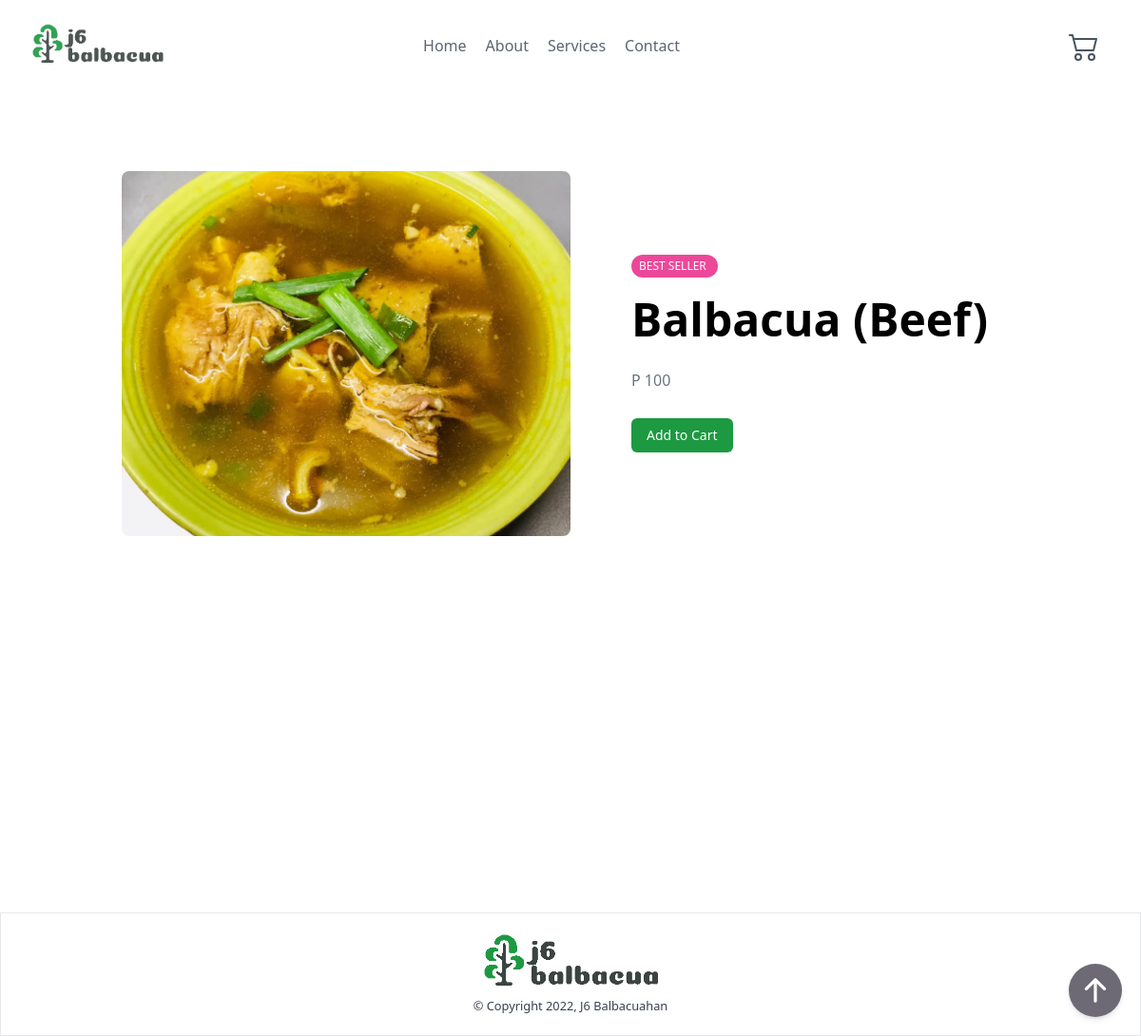
Page /detail/1/ on the committed database.
### ordering/models.py (models this page shows, shortened)
class Food(models.Model):
    STATUS = [
        ('Best Seller', 'Best Seller' ),
        ('Favorites', 'Favorites' ),
        ('Special', 'Special'),
        ('Out Of Stock','Out Of Stock')
    ]
    name = models.CharField(max_length=255)
    price = models.PositiveIntegerField()
    description = models.TextField()
    status = models.CharField(max_length=50, choices=STATUS, default='Favorites')
    food_image = models.ImageField(upload_to ='food_img/', null=True, blank=True)
    created = models.DateTimeField(auto_now_add=True)
    updated = models.DateTimeField(auto_now=True)

### ordering/views.py (the view)
# urls.py: path('detail/<int:pk>/', views.DetailView.as_view(), name="detail-view"),
class DetailView(DetailView):
    template_name = "detail_full_view.html"
    model = Food
    context_object_name = "food"

### templates/detail_full_view.html
{% extends 'base.html' %}
{% block content %}
{% include 'components/header.html' %}
<div class="min-h-screen container mx-auto p-5 mt-16">
    <div class="flex flex-col items-center sm:px-5 md:flex-row">
        <div class="w-full md:w-1/2">
            <a href="{% url 'detail-view' food.pk %}" class="block">
                <img class="object-cover w-full h-full rounded-lg max-h-64 sm:max-h-96" src="{{ food.food_image.url }}">
            </a>
        </div>
        <div class="flex flex-col items-start justify-center w-full h-full py-6 mb-6 md:mb-0 md:w-1/2">
            <div class="flex flex-col items-start justify-center h-full space-y-3 transform md:pl-10 lg:pl-16 md:space-y-5">
                <div class="bg-pink-500  items-center pl-2 pr-3 py-1.5 leading-none rounded-full text-xs font-medium uppercase text-white inline-block">
                    <span>{{food.status}}</span>
                </div>
                <h1 class="text-4xl font-bold leading-none lg:text-5xl xl:text-6xl"><a href="#_">{{food.name}}</a></h1>
                <p class="pt-2 text-gray-500">P {{food.price}}</p>
                <p class="pt-2 text-sm font-medium"><a href="{% url 'add_to_cart' food.pk %}" hx-boost="true" class="mr-1 underline"><button class="px-4 py-2 text-white transition-colors duration-200 transform rounded-md bg-j6primary hover:bg-green-500 focus:outline-none focus:bg-green-500">Add to Cart</button></a></p>
            </div>
        </div>
    </div>
</div>
{% include 'components/footer.html' %}
{% endblock %}

### templates/base.html (shortened to what this page needs)
{% load static %}
<!DOCTYPE html>
<html lang="en">
<head>
    <link rel="stylesheet" href="{% static 'css/output.css' %}">
</head>
<body>
{% block content %}
{% endblock %}
{% include 'components/floating_button.html' %}
</body>
</html>

### templates/components/header.html (shortened to what this page needs)
{% load static %}
<section class="relative w-full px-8 text-gray-700 bg-white opacity-90 body-font">
    <div class="container flex flex-col flex-wrap items-center justify-between py-5 mx-auto md:flex-row max-w-7xl">
        <a href="{% url 'index' %}" class="relative z-10 flex items-center w-auto text-2xl font-extrabold leading-none text-black select-none">
            <img class="h-12" src="{% static 'assets/img/j6-logo.png' %}" alt="">
        </a>
        <nav class="top-0 left-0 z-0 flex items-center justify-center w-full h-full py-5 -ml-0 space-x-5 text-base md:-ml-5 md:py-0 md:absolute">
            <a href="{% url 'index' %}" hx-boost="true" class="relative font-medium leading-6 text-gray-600 transition duration-150 ease-out hover:text-gray-900" x-data="{ hover: false }" @mouseenter="hover = true" @mouseleave="hover = false">
                <span class="block">Home</span>
                <span class="absolute bottom-0 left-0 inline-block w-full h-0.5 -mb-1 overflow-hidden">
                </span>
            </a>
            <a href="{% url 'about' %}" hx-boost="true" class="relative font-medium leading-6 text-gray-600 transition duration-150 ease-out hover:text-gray-900" x-data="{ hover: false }" @mouseenter="hover = true" @mouseleave="hover = false">
                <span class="block">About</span>
                <span class="absolute bottom-0 left-0 inline-block w-full h-0.5 -mb-1 overflow-hidden">
                </span>
            </a>
            <a href="{% url 'service' %}" hx-boost="true" class="relative font-medium leading-6 text-gray-600 transition duration-150 ease-out hover:text-gray-900" x-data="{ hover: false }" @mouseenter="hover = true" @mouseleave="hover = false">
                <span class="block">Services</span>
                <span class="absolute bottom-0 left-0 inline-block w-full h-0.5 -mb-1 overflow-hidden">
                </span>
            </a>
            <a href="{% url 'contact' %}" hx-boost="true" id="contact-button" class="relative font-medium leading-6 text-gray-600 transition duration-150 ease-out hover:text-gray-900" x-data="{ hover: false }" @mouseenter="hover = true" @mouseleave="hover = false">
                <span class="block">Contact</span>
                <span class="absolute bottom-0 left-0 inline-block w-full h-0.5 -mb-1 overflow-hidden">
                </span>
            </a>
        </nav>
        <a href="{% url 'cart' %}" hx-boost="true" hx-indicator="#my-indicator" class="relative p-3 cursor-pointer hover:bg-blue-200">
        </a>
    </div>
</section>

### templates/components/footer.html
{% load static %}
<section class="relative w-full px-8 text-gray-700 bg-white border border-t body-font" data-tails-scripts="//unpkg.com/alpinejs">
    <div class="container flex flex-col flex-wrap items-center justify-between py-5 mx-auto md:flex-row max-w-7xl">
        <div class="flex flex-col items-center justify-center mx-auto">
            <img class="h-16" src="{% static 'assets/img/j6-logo.png' %}" alt="logo">
            <p><small>&copy; Copyright 2022, J6 Balbacuahan</small></p>
        </div>
    </div>
</section>

### templates/components/floating_button.html
<button
    x-data
    @click="window.scrollTo({top: 0, behavior: 'smooth'})"
    type="button"
    class="fixed inline-block p-3 text-xs font-medium leading-tight text-white uppercase transition duration-150 ease-in-out bg-[#6D6A75] rounded-full shadow-md hover:bg-[#A19FA8] hover:shadow-lg focus:bg-[#3B3A40] focus:shadow-lg focus:outline-none focus:ring-0 active:bg-[#313036] active:shadow-lg bottom-5 right-5"
    x-transition.opacity
>
    <svg
        xmlns="http://www.w3.org/2000/svg"
        class="w-6 h-6 md:w-8 md:h-8"
        viewBox="0 0 20 20"
        fill="currentColor"
    >
        <path
        fill-rule="evenodd"
        d="M3.293 9.707a1 1 0 010-1.414l6-6a1 1 0 011.414 0l6 6a1 1 0 01-1.414 1.414L11 5.414V17a1 1 0 11-2 0V5.414L4.707 9.707a1 1 0 01-1.414 0z"
        clip-rule="evenodd"
        />
    </svg>
</button>

### rows in the picture
Food: food_image (picture), status "BEST SELLER", name "Balbacua (Beef)", price "100"
